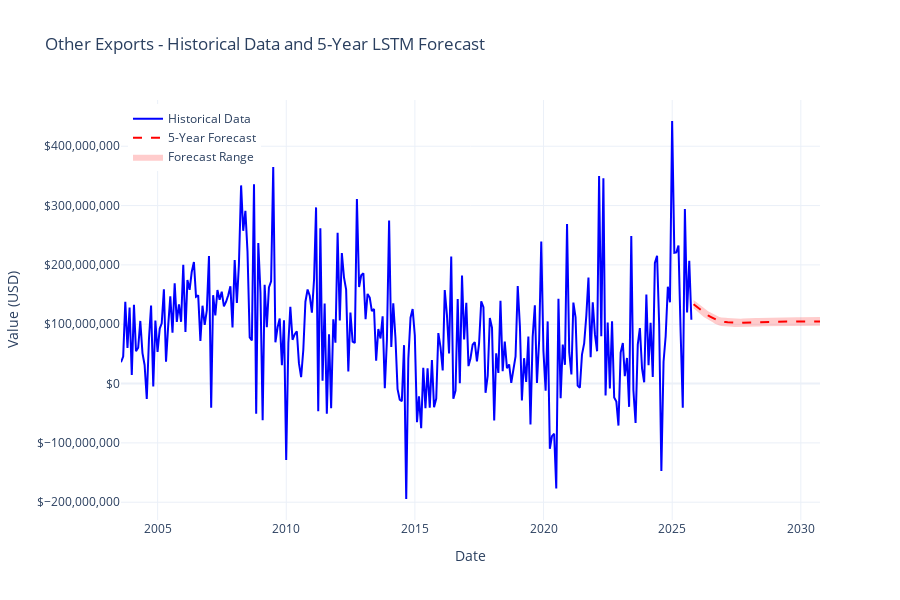
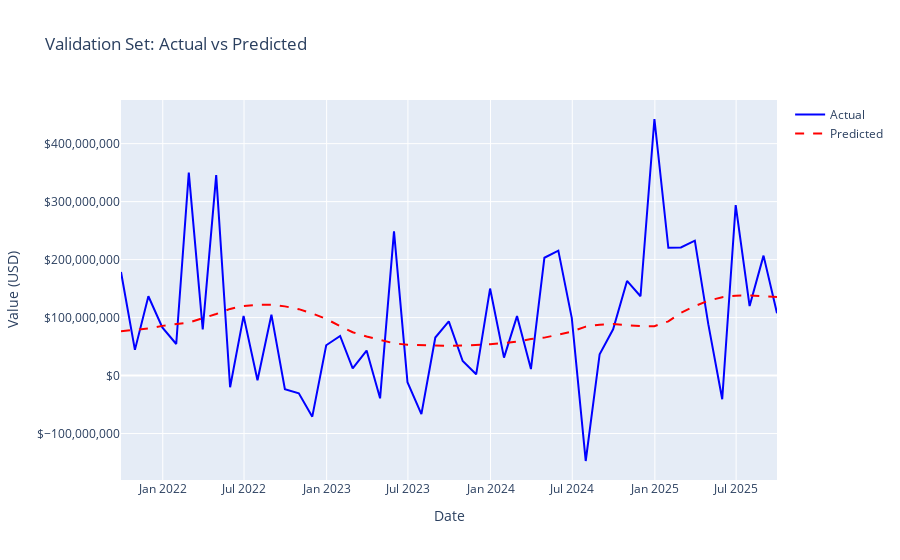

Notebook cell for these charts, in order:
### Code cell
import numpy as np
import pandas as pd
import matplotlib.pyplot as plt
import plotly.express as px
import plotly.graph_objects as go
from plotly.subplots import make_subplots
from sklearn.preprocessing import StandardScaler
from tensorflow.keras.models import Sequential
from tensorflow.keras.layers import LSTM, Dense, Dropout
from tensorflow.keras.optimizers import Adam
from tensorflow.keras.callbacks import EarlyStopping, ReduceLROnPlateau
import tensorflow as tf
import pickle
import warnings
warnings.filterwarnings('ignore')

# Set random seeds for reproducibility
np.random.seed(42)
tf.random.set_seed(42)

# Assuming 'df' is already loaded and preprocessed from previous steps
print("Dataset shape:", df.shape)
print("\nDataset info:")
print(df.info())

# Prepare data for LSTM
def create_sequences(data, time_steps=12):
    X, y = [], []
    for i in range(len(data) - time_steps):
        X.append(data[i:(i + time_steps)])
        y.append(data[i + time_steps])
    return np.array(X), np.array(y)

# Use the scaled values for training
data = df['Value_Scaled'].values.reshape(-1, 1)

# Create sequences for training
TIME_STEPS = 24  # Using 2 years of history to predict next month
X, y = create_sequences(data, TIME_STEPS)

print(f"Sequences shape: {X.shape}")
print(f"Targets shape: {y.shape}")

# Split data into train and validation (using last 20% for validation)
split_idx = int(0.8 * len(X))
X_train, X_val = X[:split_idx], X[split_idx:]
y_train, y_val = y[:split_idx], y[split_idx:]

print(f"Training data: {X_train.shape}, {y_train.shape}")
print(f"Validation data: {X_val.shape}, {y_val.shape}")

# Build LSTM model
def build_lstm_model(input_shape):
    model = Sequential([
        LSTM(100, return_sequences=True, input_shape=input_shape),
        Dropout(0.2),
        LSTM(100, return_sequences=True),
        Dropout(0.2),
        LSTM(50, return_sequences=False),
        Dropout(0.2),
        Dense(25, activation='relu'),
        Dense(1)
    ])

    model.compile(
        optimizer=Adam(learning_rate=0.001),
        loss='mse',
        metrics=['mae']
    )
    return model

# Build and display model
model = build_lstm_model((X_train.shape[1], X_train.shape[2]))
print(model.summary())

# Callbacks
early_stopping = EarlyStopping(
    monitor='val_loss',
    patience=50,
    restore_best_weights=True,
    verbose=1
)

reduce_lr = ReduceLROnPlateau(
    monitor='val_loss',
    factor=0.5,
    patience=20,
    min_lr=0.0001,
    verbose=1
)

# Train the model
print("Training LSTM model...")
history = model.fit(
    X_train, y_train,
    epochs=200,
    batch_size=32,
    validation_data=(X_val, y_val),
    callbacks=[early_stopping, reduce_lr],
    verbose=1,
    shuffle=False
)

# Plot training history
fig, (ax1, ax2) = plt.subplots(2, 1, figsize=(12, 8))
ax1.plot(history.history['loss'], label='Training Loss')
ax1.plot(history.history['val_loss'], label='Validation Loss')
ax1.set_title('Model Loss')
ax1.set_ylabel('Loss')
ax1.legend()

ax2.plot(history.history['mae'], label='Training MAE')
ax2.plot(history.history['val_mae'], label='Validation MAE')
ax2.set_title('Model MAE')
ax2.set_ylabel('MAE')
ax2.set_xlabel('Epoch')
ax2.legend()

plt.tight_layout()
plt.show()

# Make predictions on validation set
y_pred_val = model.predict(X_val)

# Forecast next 5 years (60 months)
def forecast_future(model, last_sequence, n_steps):
    future_predictions = []
    current_sequence = last_sequence.copy()

    for _ in range(n_steps):
        # Get the prediction
        next_pred = model.predict(current_sequence.reshape(1, TIME_STEPS, 1), verbose=0)
        future_predictions.append(next_pred[0, 0])

        # Update the sequence
        current_sequence = np.roll(current_sequence, -1)
        current_sequence[-1] = next_pred[0, 0]

    return np.array(future_predictions)

# Get the last sequence for forecasting
last_sequence = data[-TIME_STEPS:].flatten()

# Forecast next 60 months (5 years)
future_steps = 60
future_predictions_scaled = forecast_future(model, last_sequence, future_steps)

print(f"Forecasted {future_steps} months")

# Create future dates
last_date = df.index[-1]
future_dates = pd.date_range(
    start=last_date + pd.DateOffset(months=1),
    periods=future_steps,
    freq='M'
)

# Prepare scaler for inverse transformation
scaler = StandardScaler()
scaler.fit(df['Value'].values.reshape(-1, 1))

# Inverse transform the predictions
future_predictions = scaler.inverse_transform(future_predictions_scaled.reshape(-1, 1)).flatten()

# Create DataFrame for future predictions
future_df = pd.DataFrame({
    'Date': future_dates,
    'Value': future_predictions,
    'Type': 'Forecast'
})

# Prepare historical data for plotting
historical_df = pd.DataFrame({
    'Date': df.index,
    'Value': df['Value'],
    'Type': 'Historical'
})

# Combine historical and forecast data
combined_df = pd.concat([historical_df, future_df], ignore_index=True)

# Create interactive plot with Plotly - FIXED VERSION
fig = go.Figure()

# Add historical data
fig.add_trace(go.Scatter(
    x=historical_df['Date'],
    y=historical_df['Value'],
    mode='lines',
    name='Historical Data',
    line=dict(color='blue', width=2),
    hovertemplate='Date: %{x}<br>Value: $%{y:,.0f}<extra></extra>'
))

# Add forecast data
fig.add_trace(go.Scatter(
    x=future_df['Date'],
    y=future_df['Value'],
    mode='lines',
    name='5-Year Forecast',
    line=dict(color='red', width=2, dash='dash'),
    hovertemplate='Date: %{x}<br>Forecast: $%{y:,.0f}<extra></extra>'
))

# Add confidence interval
forecast_std = np.std(future_predictions)
fig.add_trace(go.Scatter(
    x=future_df['Date'].tolist() + future_df['Date'].tolist()[::-1],
    y=(future_df['Value'] + forecast_std).tolist() + (future_df['Value'] - forecast_std).tolist()[::-1],
    fill='toself',
    fillcolor='rgba(255,0,0,0.2)',
    line=dict(color='rgba(255,255,255,0)'),
    name='Forecast Range',
    showlegend=True,
    hoverinfo='skip'
))

# Update layout - FIXED: using update_layout instead of update_yaxis
fig.update_layout(
    title='Other Exports - Historical Data and 5-Year LSTM Forecast',
    xaxis_title='Date',
    yaxis_title='Value (USD)',
    hovermode='x unified',
    template='plotly_white',
    height=600,
    legend=dict(
        yanchor="top",
        y=0.99,
        xanchor="left",
        x=0.01
    ),
    yaxis=dict(
        tickprefix='$',
        tickformat=',.0f'
    )
)

fig.show()

# Print forecast statistics
print("\nForecast Statistics (Next 5 Years):")
print(f"Average Monthly Forecast: ${future_predictions.mean():,.0f}")
print(f"Maximum Forecast: ${future_predictions.max():,.0f}")
print(f"Minimum Forecast: ${future_predictions.min():,.0f}")
print(f"Forecast Standard Deviation: ${future_predictions.std():,.0f}")

# # Save the model and scaler
# print("\nSaving model and scaler...")

# # Save model in .h5 format
# model.save('lstm_export_forecast_model.h5')
# print("Model saved as 'lstm_export_forecast_model.h5'")

# Save scaler in .pkl format
# with open('scaler.pkl', 'wb') as f:
#     pickle.dump(scaler, f)
# print("Scaler saved as 'scaler.pkl'")

# Save model architecture info
# model_info = {
#     'time_steps': TIME_STEPS,
#     'input_shape': (TIME_STEPS, 1),
#     'model_layers': [layer.__class__.__name__ for layer in model.layers],
#     'training_date': pd.Timestamp.now().strftime('%Y-%m-%d %H:%M:%S'),
#     'forecast_months': future_steps,
#     'last_training_date': last_date.strftime('%Y-%m-%d'),
#     'forecast_start_date': future_dates[0].strftime('%Y-%m-%d'),
#     'forecast_end_date': future_dates[-1].strftime('%Y-%m-%d')
# }

# with open('model_info.pkl', 'wb') as f:
#     pickle.dump(model_info, f)
# print("Model info saved as 'model_info.pkl'")

# print("\nModel Information:")
# for key, value in model_info.items():
#     print(f"{key}: {value}")

# Create a detailed forecast DataFrame and save it
forecast_details = pd.DataFrame({
    'Date': future_dates,
    'Forecast_USD': future_predictions,
    'Forecast_Thousand_USD': future_predictions / 1000
})

forecast_details.to_csv('5_year_export_forecast.csv', index=False)
print("Detailed forecast saved as '5_year_export_forecast.csv'")

# Display first few forecast values
print("\nFirst 12 months of forecast:")
print(forecast_details.head(12).to_string(index=False))

# Additional visualization: Show validation performance
validation_dates = df.index[TIME_STEPS+split_idx:TIME_STEPS+split_idx+len(y_val)]
val_actual = scaler.inverse_transform(y_val.reshape(-1, 1)).flatten()
val_pred = scaler.inverse_transform(y_pred_val.reshape(-1, 1)).flatten()

fig_val = go.Figure()
fig_val.add_trace(go.Scatter(x=validation_dates, y=val_actual, mode='lines', name='Actual', line=dict(color='blue')))
fig_val.add_trace(go.Scatter(x=validation_dates, y=val_pred, mode='lines', name='Predicted', line=dict(color='red', dash='dash')))
fig_val.update_layout(
    title='Validation Set: Actual vs Predicted',
    xaxis_title='Date',
    yaxis_title='Value (USD)',
    yaxis=dict(tickprefix='$', tickformat=',.0f')
)
fig_val.show()

# Calculate validation metrics
from sklearn.metrics import mean_absolute_error, mean_squared_error
val_mae = mean_absolute_error(val_actual, val_pred)
val_rmse = np.sqrt(mean_squared_error(val_actual, val_pred))

print(f"\nValidation Metrics:")
print(f"MAE: ${val_mae:,.0f}")
print(f"RMSE: ${val_rmse:,.0f}")

### Figure 1 — Plotly figure (JSON) as saved in the notebook; plotly's stock layout.template omitted (floating-point values rounded to 4 significant figures; data arrays with more than 128 entries replaced by an {"elided": "..."} marker saying what was removed)
{"data": [{"hovertemplate": "Date: %{x}<br>Value: $%{y:,.0f}<extra></extra>", "line": {"color": "blue", "width": 2}, "mode": "lines", "name": "Historical Data", "type": "scatter", "x": {"elided": "267 str values"}, "y": {"elided": "267 float values"}}, {"hovertemplate": "Date: %{x}<br>Forecast: $%{y:,.0f}<extra></extra>", "line": {"color": "red", "dash": "dash", "width": 2}, "mode": "lines", "name": "5-Year Forecast", "type": "scatter", "x": ["2025-10-31T00:00:00.000000000", "2025-11-30T00:00:00.000000000", "2025-12-31T00:00:00.000000000", "2026-01-31T00:00:00.000000000", "2026-02-28T00:00:00.000000000", "2026-03-31T00:00:00.000000000", "2026-04-30T00:00:00.000000000", "2026-05-31T00:00:00.000000000", "2026-06-30T00:00:00.000000000", "2026-07-31T00:00:00.000000000", "2026-08-31T00:00:00.000000000", "2026-09-30T00:00:00.000000000", "2026-10-31T00:00:00.000000000", "2026-11-30T00:00:00.000000000", "2026-12-31T00:00:00.000000000", "2027-01-31T00:00:00.000000000", "2027-02-28T00:00:00.000000000", "2027-03-31T00:00:00.000000000", "2027-04-30T00:00:00.000000000", "2027-05-31T00:00:00.000000000", "2027-06-30T00:00:00.000000000", "2027-07-31T00:00:00.000000000", "2027-08-31T00:00:00.000000000", "2027-09-30T00:00:00.000000000", "2027-10-31T00:00:00.000000000", "2027-11-30T00:00:00.000000000", "2027-12-31T00:00:00.000000000", "2028-01-31T00:00:00.000000000", "2028-02-29T00:00:00.000000000", "2028-03-31T00:00:00.000000000", "2028-04-30T00:00:00.000000000", "2028-05-31T00:00:00.000000000", "2028-06-30T00:00:00.000000000", "2028-07-31T00:00:00.000000000", "2028-08-31T00:00:00.000000000", "2028-09-30T00:00:00.000000000", "2028-10-31T00:00:00.000000000", "2028-11-30T00:00:00.000000000", "2028-12-31T00:00:00.000000000", "2029-01-31T00:00:00.000000000", "2029-02-28T00:00:00.000000000", "2029-03-31T00:00:00.000000000", "2029-04-30T00:00:00.000000000", "2029-05-31T00:00:00.000000000", "2029-06-30T00:00:00.000000000", "2029-07-31T00:00:00.000000000", "2029-08-31T00:00:00.000000000", "2029-09-30T00:00:00.000000000", "2029-10-31T00:00:00.000000000", "2029-11-30T00:00:00.000000000", "2029-12-31T00:00:00.000000000", "2030-01-31T00:00:00.000000000", "2030-02-28T00:00:00.000000000", "2030-03-31T00:00:00.000000000", "2030-04-30T00:00:00.000000000", "2030-05-31T00:00:00.000000000", "2030-06-30T00:00:00.000000000", "2030-07-31T00:00:00.000000000", "2030-08-31T00:00:00.000000000", "2030-09-30T00:00:00.000000000"], "y": [133700000.0, 131000000.0, 127800000.0, 125100000.0, 121800000.0, 119000000.0, 116200000.0, 114300000.0, 112500000.0, 110500000.0, 107800000.0, 106200000.0, 104900000.0, 104100000.0, 103300000.0, 103700000.0, 103400000.0, 103200000.0, 103100000.0, 102500000.0, 101400000.0, 102200000.0, 102100000.0, 102500000.0, 102400000.0, 102500000.0, 102700000.0, 102800000.0, 103000000.0, 103100000.0, 103300000.0, 103400000.0, 103600000.0, 103700000.0, 103900000.0, 104000000.0, 104100000.0, 104200000.0, 104300000.0, 104400000.0, 104500000.0, 104500000.0, 104600000.0, 104600000.0, 104700000.0, 104700000.0, 104700000.0, 104800000.0, 104800000.0, 104800000.0, 104800000.0, 104800000.0, 104800000.0, 104800000.0, 104800000.0, 104800000.0, 104800000.0, 104800000.0, 104800000.0, 104800000.0]}, {"fill": "toself", "fillcolor": "rgba(255,0,0,0.2)", "hoverinfo": "skip", "line": {"color": "rgba(255,255,255,0)"}, "name": "Forecast Range", "showlegend": true, "type": "scatter", "x": ["2025-10-31T00:00:00", "2025-11-30T00:00:00", "2025-12-31T00:00:00", "2026-01-31T00:00:00", "2026-02-28T00:00:00", "2026-03-31T00:00:00", "2026-04-30T00:00:00", "2026-05-31T00:00:00", "2026-06-30T00:00:00", "2026-07-31T00:00:00", "2026-08-31T00:00:00", "2026-09-30T00:00:00", "2026-10-31T00:00:00", "2026-11-30T00:00:00", "2026-12-31T00:00:00", "2027-01-31T00:00:00", "2027-02-28T00:00:00", "2027-03-31T00:00:00", "2027-04-30T00:00:00", "2027-05-31T00:00:00", "2027-06-30T00:00:00", "2027-07-31T00:00:00", "2027-08-31T00:00:00", "2027-09-30T00:00:00", "2027-10-31T00:00:00", "2027-11-30T00:00:00", "2027-12-31T00:00:00", "2028-01-31T00:00:00", "2028-02-29T00:00:00", "2028-03-31T00:00:00", "2028-04-30T00:00:00", "2028-05-31T00:00:00", "2028-06-30T00:00:00", "2028-07-31T00:00:00", "2028-08-31T00:00:00", "2028-09-30T00:00:00", "2028-10-31T00:00:00", "2028-11-30T00:00:00", "2028-12-31T00:00:00", "2029-01-31T00:00:00", "2029-02-28T00:00:00", "2029-03-31T00:00:00", "2029-04-30T00:00:00", "2029-05-31T00:00:00", "2029-06-30T00:00:00", "2029-07-31T00:00:00", "2029-08-31T00:00:00", "2029-09-30T00:00:00", "2029-10-31T00:00:00", "2029-11-30T00:00:00", "2029-12-31T00:00:00", "2030-01-31T00:00:00", "2030-02-28T00:00:00", "2030-03-31T00:00:00", "2030-04-30T00:00:00", "2030-05-31T00:00:00", "2030-06-30T00:00:00", "2030-07-31T00:00:00", "2030-08-31T00:00:00", "2030-09-30T00:00:00", "2030-09-30T00:00:00", "2030-08-31T00:00:00", "2030-07-31T00:00:00", "2030-06-30T00:00:00", "2030-05-31T00:00:00", "2030-04-30T00:00:00", "2030-03-31T00:00:00", "2030-02-28T00:00:00", "2030-01-31T00:00:00", "2029-12-31T00:00:00", "2029-11-30T00:00:00", "2029-10-31T00:00:00", "2029-09-30T00:00:00", "2029-08-31T00:00:00", "2029-07-31T00:00:00", "2029-06-30T00:00:00", "2029-05-31T00:00:00", "2029-04-30T00:00:00", "2029-03-31T00:00:00", "2029-02-28T00:00:00", "2029-01-31T00:00:00", "2028-12-31T00:00:00", "2028-11-30T00:00:00", "2028-10-31T00:00:00", "2028-09-30T00:00:00", "2028-08-31T00:00:00", "2028-07-31T00:00:00", "2028-06-30T00:00:00", "2028-05-31T00:00:00", "2028-04-30T00:00:00", "2028-03-31T00:00:00", "2028-02-29T00:00:00", "2028-01-31T00:00:00", "2027-12-31T00:00:00", "2027-11-30T00:00:00", "2027-10-31T00:00:00", "2027-09-30T00:00:00", "2027-08-31T00:00:00", "2027-07-31T00:00:00", "2027-06-30T00:00:00", "2027-05-31T00:00:00", "2027-04-30T00:00:00", "2027-03-31T00:00:00", "2027-02-28T00:00:00", "2027-01-31T00:00:00", "2026-12-31T00:00:00", "2026-11-30T00:00:00", "2026-10-31T00:00:00", "2026-09-30T00:00:00", "2026-08-31T00:00:00", "2026-07-31T00:00:00", "2026-06-30T00:00:00", "2026-05-31T00:00:00", "2026-04-30T00:00:00", "2026-03-31T00:00:00", "2026-02-28T00:00:00", "2026-01-31T00:00:00", "2025-12-31T00:00:00", "2025-11-30T00:00:00", "2025-10-31T00:00:00"], "y": [140853456, 138155920, 135019280, 132291472, 128996296, 126205368, 123406616, 121493088, 119712344, 117685864, 115016480, 113364992, 112084496, 111267344, 110483080, 110888728, 110571080, 110347032, 110306888, 109663112, 108614480, 109421856, 109317360, 109714328, 109620712, 109728224, 109863024, 110013608, 110167552, 110327568, 110485784, 110633112, 110779152, 110923080, 111060312, 111185496, 111302616, 111402744, 111492824, 111571960, 111646784, 111713064, 111771056, 111821680, 111862184, 111891536, 111919736, 111941904, 111960920, 111974576, 111984464, 111991184, 111995240, 111997048, 111997016, 111995504, 111992784, 111989152, 111984880, 111980168, 97605464, 97610176, 97614448, 97618080, 97620800, 97622312, 97622344, 97620536, 97616480, 97609760, 97599872, 97586216, 97567200, 97545032, 97516832, 97487480, 97446976, 97396352, 97338360, 97272080, 97197256, 97118120, 97028040, 96927912, 96810792, 96685608, 96548376, 96404448, 96258408, 96111080, 95952864, 95792848, 95638904, 95488320, 95353520, 95246008, 95339624, 94942656, 95047152, 94239776, 95288408, 95932184, 95972328, 96196376, 96514024, 96108376, 96892640, 97709792, 98990288, 100641776, 103311160, 105337640, 107118384, 109031912, 111830664, 114621592, 117916768, 120644568, 123781208, 126478744]}], "layout": {"height": 600, "hovermode": "x unified", "legend": {"x": 0.01, "xanchor": "left", "y": 0.99, "yanchor": "top"}, "title": {"text": "Other Exports - Historical Data and 5-Year LSTM Forecast"}, "xaxis": {"title": {"text": "Date"}}, "yaxis": {"tickformat": ",.0f", "tickprefix": "$", "title": {"text": "Value (USD)"}}}}

### Figure 2 — Plotly figure (JSON) as saved in the notebook; plotly's stock layout.template omitted (floating-point values rounded to 4 significant figures)
{"data": [{"line": {"color": "blue"}, "mode": "lines", "name": "Actual", "type": "scatter", "x": ["2021-09-30T00:00:00.000000000", "2021-10-31T00:00:00.000000000", "2021-11-30T00:00:00.000000000", "2021-12-31T00:00:00.000000000", "2022-01-31T00:00:00.000000000", "2022-02-28T00:00:00.000000000", "2022-03-31T00:00:00.000000000", "2022-04-30T00:00:00.000000000", "2022-05-31T00:00:00.000000000", "2022-06-30T00:00:00.000000000", "2022-07-31T00:00:00.000000000", "2022-08-31T00:00:00.000000000", "2022-09-30T00:00:00.000000000", "2022-10-31T00:00:00.000000000", "2022-11-30T00:00:00.000000000", "2022-12-31T00:00:00.000000000", "2023-01-31T00:00:00.000000000", "2023-02-28T00:00:00.000000000", "2023-03-31T00:00:00.000000000", "2023-04-30T00:00:00.000000000", "2023-05-31T00:00:00.000000000", "2023-06-30T00:00:00.000000000", "2023-07-31T00:00:00.000000000", "2023-08-31T00:00:00.000000000", "2023-09-30T00:00:00.000000000", "2023-10-31T00:00:00.000000000", "2023-11-30T00:00:00.000000000", "2023-12-31T00:00:00.000000000", "2024-01-31T00:00:00.000000000", "2024-02-29T00:00:00.000000000", "2024-03-31T00:00:00.000000000", "2024-04-30T00:00:00.000000000", "2024-05-31T00:00:00.000000000", "2024-06-30T00:00:00.000000000", "2024-07-31T00:00:00.000000000", "2024-08-31T00:00:00.000000000", "2024-09-30T00:00:00.000000000", "2024-10-31T00:00:00.000000000", "2024-11-30T00:00:00.000000000", "2024-12-31T00:00:00.000000000", "2025-01-31T00:00:00.000000000", "2025-02-28T00:00:00.000000000", "2025-03-31T00:00:00.000000000", "2025-04-30T00:00:00.000000000", "2025-05-31T00:00:00.000000000", "2025-06-30T00:00:00.000000000", "2025-07-31T00:00:00.000000000", "2025-08-31T00:00:00.000000000", "2025-09-30T00:00:00.000000000"], "y": [178600000.0, 44310000.0, 136800000.0, 82900000.0, 54460000.0, 350000000.0, 79750000.0, 345800000.0, -20190000.0, 102900000.0, -8083000.0, 105000000.0, -23370000.0, -30460000.0, -70820000.0, 52330000.0, 68330000.0, 12470000.0, 43140000.0, -39260000.0, 248600000.0, -11400000.0, -66430000.0, 65630000.0, 93410000.0, 25090000.0, 2185000.0, 150100000.0, 31000000.0, 102500000.0, 11280000.0, 203200000.0, 215400000.0, 99050000.0, -147400000.0, 36870000.0, 79810000.0, 163200000.0, 136900000.0, 442500000.0, 220500000.0, 221000000.0, 232600000.0, 88670000.0, -40840000.0, 294100000.0, 119900000.0, 206900000.0, 107600000.0]}, {"line": {"color": "red", "dash": "dash"}, "mode": "lines", "name": "Predicted", "type": "scatter", "x": ["2021-09-30T00:00:00.000000000", "2021-10-31T00:00:00.000000000", "2021-11-30T00:00:00.000000000", "2021-12-31T00:00:00.000000000", "2022-01-31T00:00:00.000000000", "2022-02-28T00:00:00.000000000", "2022-03-31T00:00:00.000000000", "2022-04-30T00:00:00.000000000", "2022-05-31T00:00:00.000000000", "2022-06-30T00:00:00.000000000", "2022-07-31T00:00:00.000000000", "2022-08-31T00:00:00.000000000", "2022-09-30T00:00:00.000000000", "2022-10-31T00:00:00.000000000", "2022-11-30T00:00:00.000000000", "2022-12-31T00:00:00.000000000", "2023-01-31T00:00:00.000000000", "2023-02-28T00:00:00.000000000", "2023-03-31T00:00:00.000000000", "2023-04-30T00:00:00.000000000", "2023-05-31T00:00:00.000000000", "2023-06-30T00:00:00.000000000", "2023-07-31T00:00:00.000000000", "2023-08-31T00:00:00.000000000", "2023-09-30T00:00:00.000000000", "2023-10-31T00:00:00.000000000", "2023-11-30T00:00:00.000000000", "2023-12-31T00:00:00.000000000", "2024-01-31T00:00:00.000000000", "2024-02-29T00:00:00.000000000", "2024-03-31T00:00:00.000000000", "2024-04-30T00:00:00.000000000", "2024-05-31T00:00:00.000000000", "2024-06-30T00:00:00.000000000", "2024-07-31T00:00:00.000000000", "2024-08-31T00:00:00.000000000", "2024-09-30T00:00:00.000000000", "2024-10-31T00:00:00.000000000", "2024-11-30T00:00:00.000000000", "2024-12-31T00:00:00.000000000", "2025-01-31T00:00:00.000000000", "2025-02-28T00:00:00.000000000", "2025-03-31T00:00:00.000000000", "2025-04-30T00:00:00.000000000", "2025-05-31T00:00:00.000000000", "2025-06-30T00:00:00.000000000", "2025-07-31T00:00:00.000000000", "2025-08-31T00:00:00.000000000", "2025-09-30T00:00:00.000000000"], "y": [76600000.0, 78470000.0, 81240000.0, 85690000.0, 89270000.0, 91370000.0, 98880000.0, 106100000.0, 114900000.0, 120000000.0, 121900000.0, 122100000.0, 119400000.0, 114500000.0, 107100000.0, 97700000.0, 85120000.0, 74750000.0, 67350000.0, 61270000.0, 55620000.0, 53110000.0, 52210000.0, 51330000.0, 51020000.0, 51770000.0, 52730000.0, 53990000.0, 56190000.0, 58440000.0, 62990000.0, 65430000.0, 70630000.0, 75920000.0, 84350000.0, 87820000.0, 88800000.0, 86730000.0, 85220000.0, 85230000.0, 93550000.0, 108200000.0, 119900000.0, 129100000.0, 135200000.0, 137800000.0, 138000000.0, 136600000.0, 135500000.0]}], "layout": {"title": {"text": "Validation Set: Actual vs Predicted"}, "xaxis": {"title": {"text": "Date"}}, "yaxis": {"tickformat": ",.0f", "tickprefix": "$", "title": {"text": "Value (USD)"}}}}
